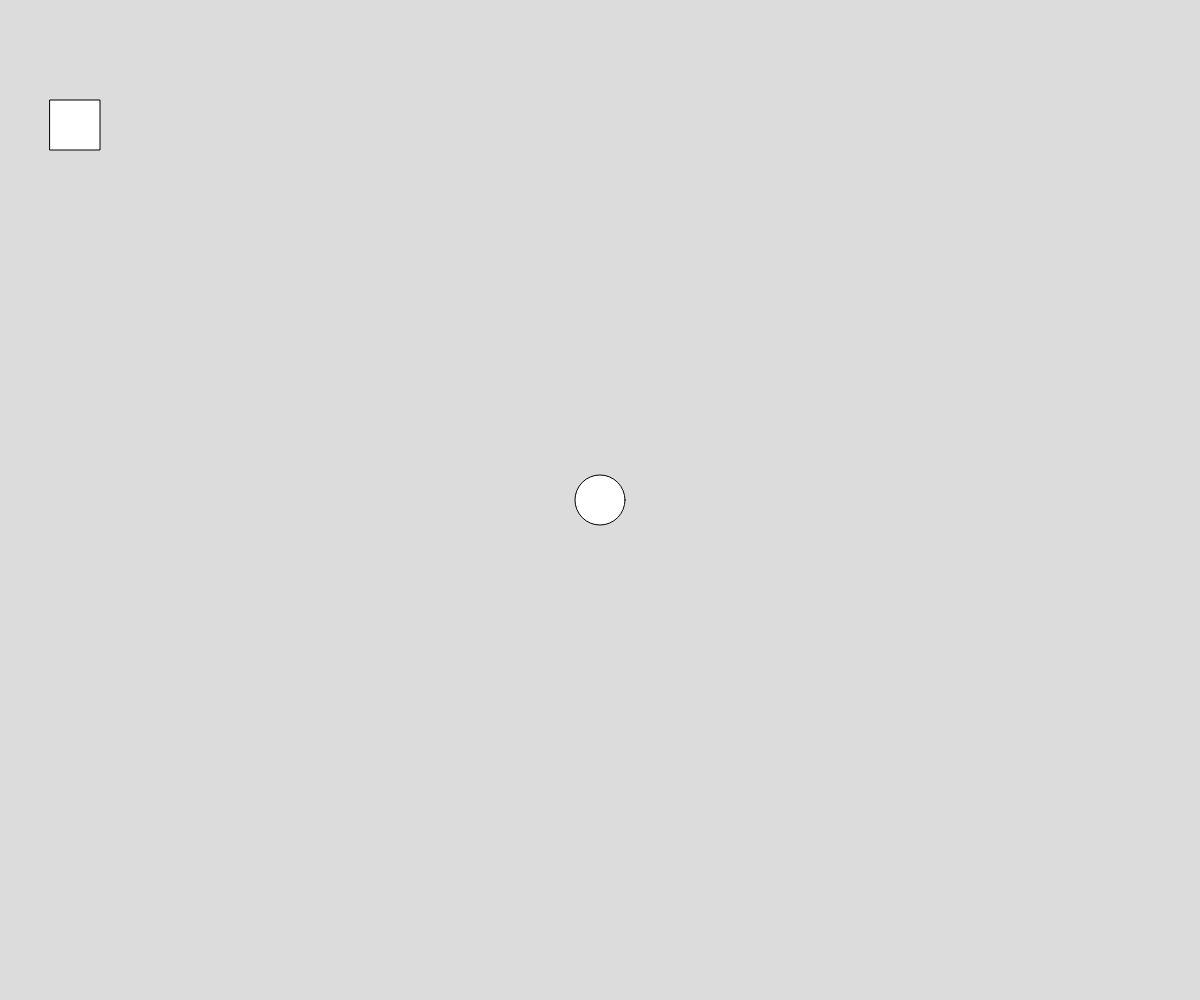
Frame 1 (no input)
Frame 60 (no input): identical to frame 1, image omitted
Frame 120 (the mouse pressed at the canvas centre since frame 60): identical to frame 1, image omitted

The p5.js sketch that drew this single still picture (run headless with seeded random() and noise() and a simulated clock; from frame 60 on, the mouse is pressed at the canvas centre):

// p5.js sketch
// ── sketch.js
//let button1;
//let slider;
//let bg = 0;

function setup() {
  createCanvas(windowWidth,windowHeight); 
    //(windowWidth,windowHeight) - changes based on webpage size
    
//   button1= createButton('My Button!');
//        button1.position(50,50); //windowWidth/2 - stays center of window despite page size
//    
//    //css using js
//    button1.style('backgroundColor', '#FF0000'); //hex code red, could also 'rgb(0,0,0)' 'rgba(0,0,0,.5)' changes transparancey 'hsb(0,0,0,.5)'
//    button1.style('width', '100px');
//    button1.style('height', '100px');
//    button1.style('borderRadius', '10px');
//    button1.style('fontSize', '24px');
//    button1.style('fontWeight', 'bold');
//    
//    //button not part of sketch, so need to use internal mousePressed function
//    button1.mousePressed(bgChange); //can pass function as variable , when button pressed, calls that function
//    //mouseOver
    
//   slider= createSlider(0,255,150);
//    
//    slider.position(width/2 - slider.width/2,height/2- slider.height/2); //based on left corner of slider
    
}

function draw() {
//  background(bg);
//    
//    bg = slider.value();
//    
//    ellipse(bg,50,25);
    background(220);
        rect(50,100,50,50);
    
    ellipse(width/2,height/2,50);
    
}

function windowResized () {
    resizeCanvas(windowWidth,windowHeight); //resizes page to everchanging windowsize
}

//function bgChange () {
//    
//    bg=color(random(255),random(255), random(255));
//}
